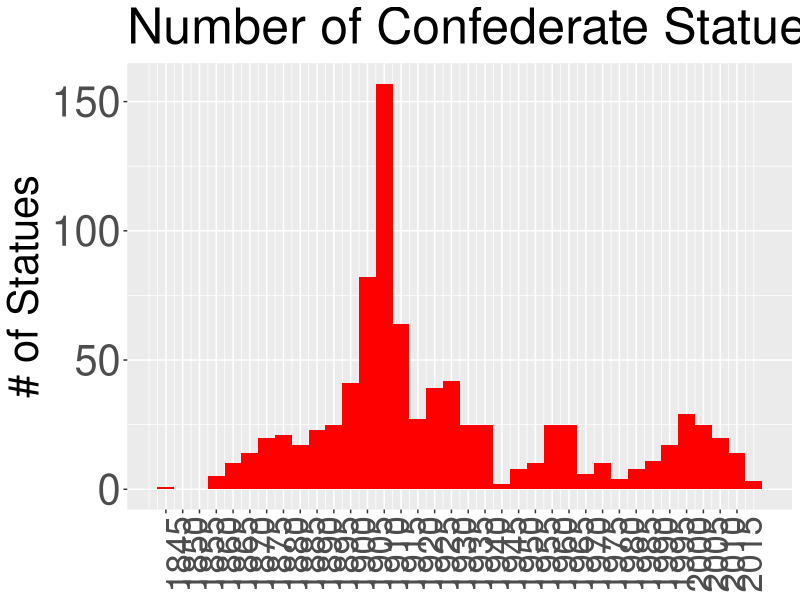

R code for this plot:
## ---- chunk 1
knitr::opts_chunk$set(
  collapse = TRUE,
  comment = "#>"
)
## ---- chunk 2
# Set default chunk output
knitr::opts_chunk$set(
  echo = FALSE, message = FALSE, warning = FALSE,
  tidy = FALSE, results = "asis"
)

library(tidyverse)
## ---- chunk 3
all_dates = read.csv("data/confederate_statue_dates.csv") %>% as_tibble()

# find mode
max_statues = all_dates %>% group_by(value3) %>%
  count %>%
  ungroup() %>%
  arrange(desc(n)) %>%
  filter(n == max(n))

mode = max_statues %>% 
  pull(value3)

with_max = max_statues %>% 
  pull(n)
## ---- chunk 4
all_dates %>%
  ggplot(aes(x = value3)) +
  geom_histogram(binwidth = 5, fill = "red") +
  scale_x_continuous(breaks = seq(min(all_dates$value3), max(all_dates$value3), by = 5)) +
  theme(axis.title.x = element_blank(),
        axis.text.x = element_text(size=25, angle = 90),
        axis.text.y = element_text(size=30),
        title = element_text(size=30)) +
  ylab("# of Statues") +
  ggtitle("Number of Confederate Statues Over Time")
